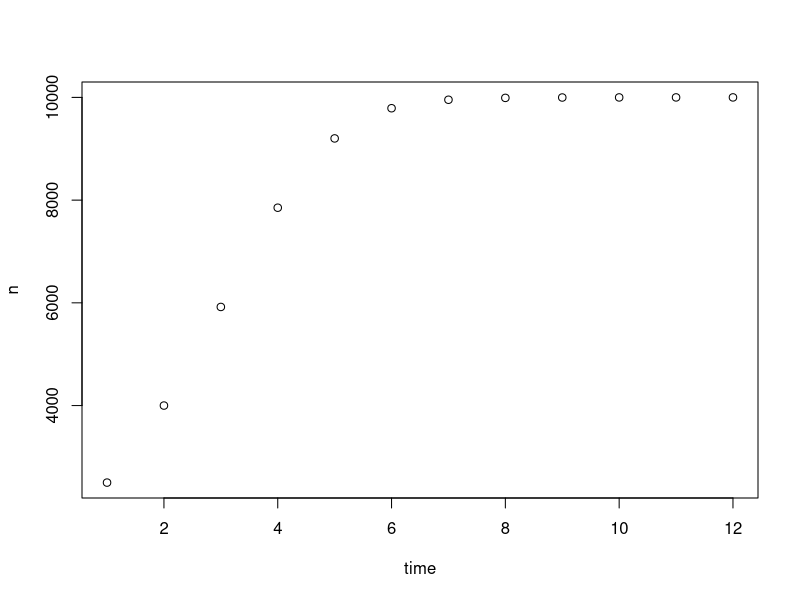
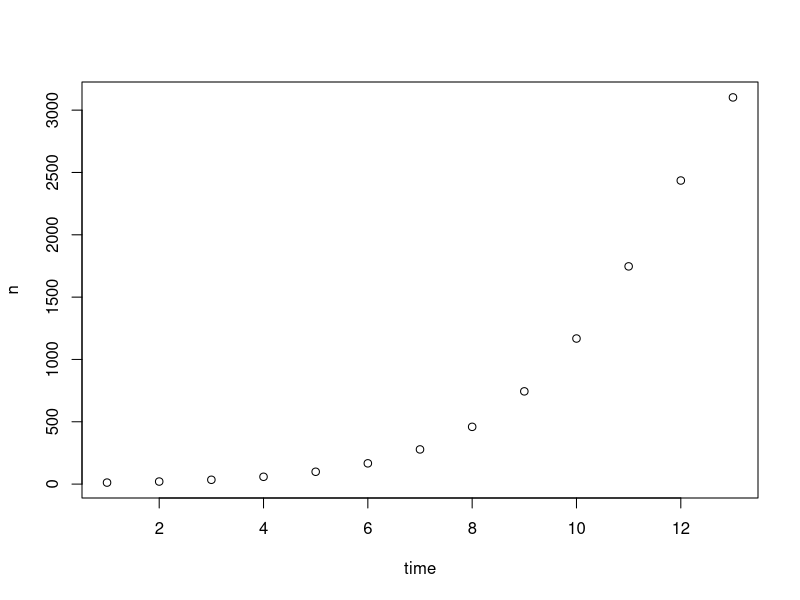

Recreate these plots in R, in order.
#Lab 08 Documentation and Metadata 

#Implementing the discrete-time logistic growth model made in Lab_4
n <- 2500
K <- 10000
r <- 0.8 
time <- c(1:12)
for (t in seq(2, 12)) {
  n[t] <- n[t-1] + (r * n[t-1] * (K - n[t-1]) / K)
  print (n[t])
}
plot(time,n)

#Turn this code into a function that takes r, K, the total number of generations, and the initial population size as its arguments.
TimeLogisticGrowthModel <- function(r,K,n,NumberOfGen) {
  time <- c(1:NumberOfGen)
  for (t in seq(2, NumberOfGen)) {
    n[t] <- n[t-1] + (r * n[t-1] * (K - n[t-1]) / K)
    print (n[t])
  }
}
#Testing this function with new values 
TimeLogisticGrowthModel(1,3000,400,10)

#Add code to this function so it produces a plot of the data it generates. 
TimeLogisticGrowthModel <- function(r,K,n,NumberOfGen) {
  n <- rep(n,NumberOfGen)
  time <- c(1:NumberOfGen)
  for (t in seq(2, NumberOfGen)) {
    n[t] <- n[t-1] + (r * n[t-1] * (K - n[t-1]) / K)
    print (n[t])
  }
  plot(time,n)
}

#Call this function 
TimeLogisticGrowthModel(0.7,4000,12,13)

#Write code that writes the data set to a file


#Make a new markdown document explaining the script. 







